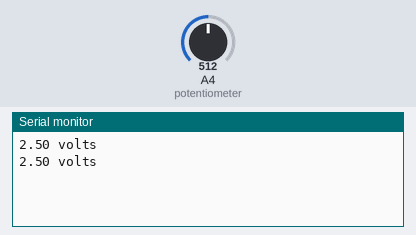
Simulated run of this sketch. Board: Arduino Uno, built with avr-gcc and run on an emulated ATmega328P. Parts: the last lines printed to the serial monitor. The inputs (shaded band) are chosen by the test bench; at power-on: A4 (potentiometer) = 512.

Above: at 1.8 s.
1.9 s: A4 (potentiometer) set to 716
At 2.7 s:
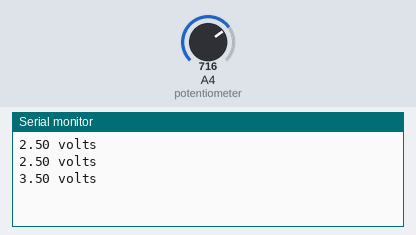
3.4 s: A4 (potentiometer) set to 900
At 4.8 s:
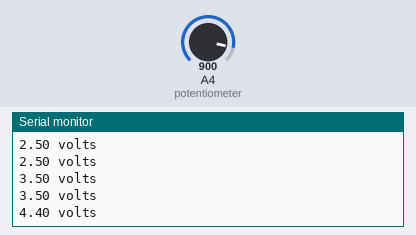
Timing chart, 0 to 6.4 s (numbered marks = the images above; inputs shaded):
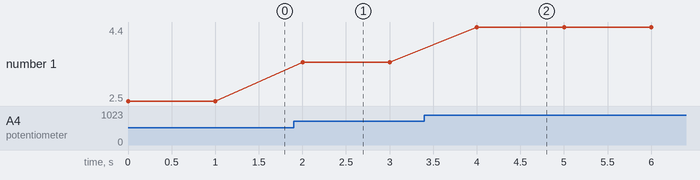

The sketch:

sketch.ino
```cpp
int var = 0;
float voltage = 0;

void setup() {
  // put your setup code here, to run once:
    pinMode(A4, INPUT);
    Serial.begin(9600);
}

void loop() {
  // put your main code here, to run repeatedly:
    var = analogRead(A4);
    voltage = (5./1023.)*var;
    Serial.print(voltage);
    Serial.println(" volts");
    delay(1000);
}
```

Measured:
- after the input at 1.9 s, the serial monitor: prints a new line after 0.10 s (image 1)
- after the input at 3.4 s, the serial monitor: prints a new line after 0.60 s (image 2)
- plotted number 1: 2.5 → 3.5 after the input at 1.9 s, 3.5 → 4.4 after the input at 3.4 s
